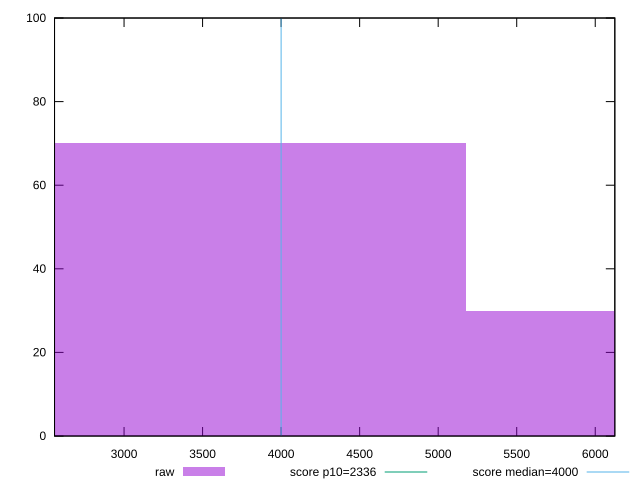

The gnuplot source for this figure:
reset

$raw <<EOF
6906.586507395288 30
3453.293253697644 70
EOF

set key outside below
set boxwidth 3453.293253697644
set xrange [2557.392:6124.6669999999995]
set yrange [0:100]
set trange [0:100]
set style fill transparent solid 0.5 noborder

set parametric
set terminal svg size 640, 490 enhanced background rgb 'white'
set output "reports/report_00033_2021-03-01T14-23-16.841Z/first-meaningful-paint/samples/astro-inner/raw/histogram.svg"

plot $raw title "raw" with boxes, \
     2336,t title "score p10=2336", \
     4000,t title "score median=4000"

reset
